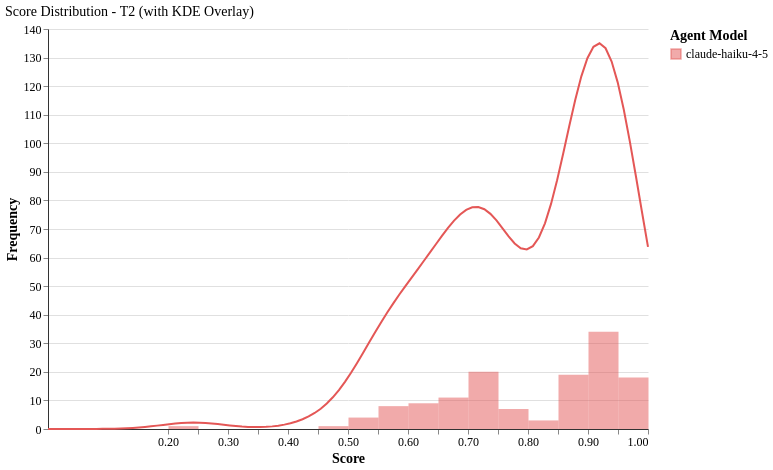

Write the Vega-Lite specification saved for this chart.
### Vega-Lite specification from a JSON file in a GitHub repository (floating-point values rounded to 4 significant figures; data arrays with more than 128 entries replaced by an {"elided": "..."} marker saying what was removed)
{"config": {"font": "serif", "axis": {"labelFontSize": 12, "titleFontSize": 14, "gridColor": "#e0e0e0", "domainColor": "#333333"}, "legend": {"labelFontSize": 12, "titleFontSize": 14}, "title": {"fontSize": 14, "anchor": "start", "fontWeight": "normal"}, "view": {"stroke": null, "continuousWidth": 400, "continuousHeight": 300, "strokeWidth": 0}, "mark": {"tooltip": true}}, "layer": [{"data": {"name": "data-59b1679ac780b3387e1c0a645c153ed9"}, "mark": {"type": "bar", "binSpacing": 0, "opacity": 0.5}, "encoding": {"color": {"field": "agent_model", "scale": {"domain": ["claude-haiku-4-5"], "range": ["#E45756"]}, "title": "Agent Model", "type": "nominal"}, "tooltip": [{"field": "agent_model", "title": "Model", "type": "nominal"}, {"aggregate": "count", "title": "Count", "type": "quantitative"}], "x": {"bin": {"maxbins": 20}, "field": "score", "title": "Score", "type": "quantitative"}, "y": {"aggregate": "count", "title": "Frequency", "type": "quantitative"}}}, {"data": {"name": "data-3b58679a767ae886409f0a88ca0918dd"}, "mark": {"type": "line", "strokeWidth": 2}, "encoding": {"color": {"field": "agent_model", "scale": {"domain": ["claude-haiku-4-5"], "range": ["#E45756"]}, "type": "nominal"}, "x": {"field": "score", "type": "quantitative"}, "y": {"field": "scaled_density", "type": "quantitative"}}}], "data": {"name": "data-59b1679ac780b3387e1c0a645c153ed9"}, "height": 400, "title": "Score Distribution - T2 (with KDE Overlay)", "width": 600, "$schema": "https://vega.github.io/schema/vega-lite/v6.1.0.json", "datasets": {"data-59b1679ac780b3387e1c0a645c153ed9": {"elided": "135 records"}, "data-3b58679a767ae886409f0a88ca0918dd": [{"agent_model": "claude-haiku-4-5", "tier": "T2", "score": 0.0, "density": 2.464e-06, "scaled_density": 0.0001014}, {"agent_model": "claude-haiku-4-5", "tier": "T2", "score": 0.0101, "density": 5.555e-06, "scaled_density": 0.0002285}, {"agent_model": "claude-haiku-4-5", "tier": "T2", "score": 0.0202, "density": 1.21e-05, "scaled_density": 0.0004978}, {"agent_model": "claude-haiku-4-5", "tier": "T2", "score": 0.0303, "density": 2.547e-05, "scaled_density": 0.001048}, {"agent_model": "claude-haiku-4-5", "tier": "T2", "score": 0.0404, "density": 5.178e-05, "scaled_density": 0.00213}, {"agent_model": "claude-haiku-4-5", "tier": "T2", "score": 0.05051, "density": 0.0001017, "scaled_density": 0.004185}, {"agent_model": "claude-haiku-4-5", "tier": "T2", "score": 0.06061, "density": 0.0001931, "scaled_density": 0.007943}, {"agent_model": "claude-haiku-4-5", "tier": "T2", "score": 0.07071, "density": 0.000354, "scaled_density": 0.01456}, {"agent_model": "claude-haiku-4-5", "tier": "T2", "score": 0.08081, "density": 0.0006271, "scaled_density": 0.0258}, {"agent_model": "claude-haiku-4-5", "tier": "T2", "score": 0.09091, "density": 0.001073, "scaled_density": 0.04415}, {"agent_model": "claude-haiku-4-5", "tier": "T2", "score": 0.101, "density": 0.001774, "scaled_density": 0.073}, {"agent_model": "claude-haiku-4-5", "tier": "T2", "score": 0.1111, "density": 0.002835, "scaled_density": 0.1166}, {"agent_model": "claude-haiku-4-5", "tier": "T2", "score": 0.1212, "density": 0.004375, "scaled_density": 0.18}, {"agent_model": "claude-haiku-4-5", "tier": "T2", "score": 0.1313, "density": 0.006523, "scaled_density": 0.2683}, {"agent_model": "claude-haiku-4-5", "tier": "T2", "score": 0.1414, "density": 0.009396, "scaled_density": 0.3866}, {"agent_model": "claude-haiku-4-5", "tier": "T2", "score": 0.1515, "density": 0.01308, "scaled_density": 0.538}, {"agent_model": "claude-haiku-4-5", "tier": "T2", "score": 0.1616, "density": 0.01758, "scaled_density": 0.7233}, {"agent_model": "claude-haiku-4-5", "tier": "T2", "score": 0.1717, "density": 0.02284, "scaled_density": 0.9396}, {"agent_model": "claude-haiku-4-5", "tier": "T2", "score": 0.1818, "density": 0.02866, "scaled_density": 1.179}, {"agent_model": "claude-haiku-4-5", "tier": "T2", "score": 0.1919, "density": 0.03475, "scaled_density": 1.43}, {"agent_model": "claude-haiku-4-5", "tier": "T2", "score": 0.202, "density": 0.04071, "scaled_density": 1.675}, {"agent_model": "claude-haiku-4-5", "tier": "T2", "score": 0.2121, "density": 0.04608, "scaled_density": 1.896}, {"agent_model": "claude-haiku-4-5", "tier": "T2", "score": 0.2222, "density": 0.05038, "scaled_density": 2.073}, {"agent_model": "claude-haiku-4-5", "tier": "T2", "score": 0.2323, "density": 0.05322, "scaled_density": 2.19}, {"agent_model": "claude-haiku-4-5", "tier": "T2", "score": 0.2424, "density": 0.05433, "scaled_density": 2.235}, {"agent_model": "claude-haiku-4-5", "tier": "T2", "score": 0.2525, "density": 0.05359, "scaled_density": 2.205}, {"agent_model": "claude-haiku-4-5", "tier": "T2", "score": 0.2626, "density": 0.05109, "scaled_density": 2.102}, {"agent_model": "claude-haiku-4-5", "tier": "T2", "score": 0.2727, "density": 0.0471, "scaled_density": 1.938}, {"agent_model": "claude-haiku-4-5", "tier": "T2", "score": 0.2828, "density": 0.04204, "scaled_density": 1.729}, {"agent_model": "claude-haiku-4-5", "tier": "T2", "score": 0.2929, "density": 0.03639, "scaled_density": 1.497}, {"agent_model": "claude-haiku-4-5", "tier": "T2", "score": 0.303, "density": 0.0307, "scaled_density": 1.263}, {"agent_model": "claude-haiku-4-5", "tier": "T2", "score": 0.3131, "density": 0.02545, "scaled_density": 1.047}, {"agent_model": "claude-haiku-4-5", "tier": "T2", "score": 0.3232, "density": 0.02107, "scaled_density": 0.867}, {"agent_model": "claude-haiku-4-5", "tier": "T2", "score": 0.3333, "density": 0.01793, "scaled_density": 0.7377}, {"agent_model": "claude-haiku-4-5", "tier": "T2", "score": 0.3434, "density": 0.01629, "scaled_density": 0.6703}, {"agent_model": "claude-haiku-4-5", "tier": "T2", "score": 0.3535, "density": 0.01637, "scaled_density": 0.6733}, {"agent_model": "claude-haiku-4-5", "tier": "T2", "score": 0.3636, "density": 0.01832, "scaled_density": 0.7539}, {"agent_model": "claude-haiku-4-5", "tier": "T2", "score": 0.3737, "density": 0.02233, "scaled_density": 0.9188}, {"agent_model": "claude-haiku-4-5", "tier": "T2", "score": 0.3838, "density": 0.02859, "scaled_density": 1.176}, {"agent_model": "claude-haiku-4-5", "tier": "T2", "score": 0.3939, "density": 0.03734, "scaled_density": 1.536}, {"agent_model": "claude-haiku-4-5", "tier": "T2", "score": 0.404, "density": 0.04894, "scaled_density": 2.013}, {"agent_model": "claude-haiku-4-5", "tier": "T2", "score": 0.4141, "density": 0.06388, "scaled_density": 2.628}, {"agent_model": "claude-haiku-4-5", "tier": "T2", "score": 0.4242, "density": 0.08283, "scaled_density": 3.408}, {"agent_model": "claude-haiku-4-5", "tier": "T2", "score": 0.4343, "density": 0.1066, "scaled_density": 4.386}, {"agent_model": "claude-haiku-4-5", "tier": "T2", "score": 0.4444, "density": 0.1362, "scaled_density": 5.605}, {"agent_model": "claude-haiku-4-5", "tier": "T2", "score": 0.4545, "density": 0.1727, "scaled_density": 7.105}, {"agent_model": "claude-haiku-4-5", "tier": "T2", "score": 0.4646, "density": 0.217, "scaled_density": 8.927}, {"agent_model": "claude-haiku-4-5", "tier": "T2", "score": 0.4747, "density": 0.2698, "scaled_density": 11.1}, {"agent_model": "claude-haiku-4-5", "tier": "T2", "score": 0.4848, "density": 0.3314, "scaled_density": 13.63}, {"agent_model": "claude-haiku-4-5", "tier": "T2", "score": 0.4949, "density": 0.4014, "scaled_density": 16.52}, {"agent_model": "claude-haiku-4-5", "tier": "T2", "score": 0.5051, "density": 0.4789, "scaled_density": 19.7}, {"agent_model": "claude-haiku-4-5", "tier": "T2", "score": 0.5152, "density": 0.5622, "scaled_density": 23.13}, {"agent_model": "claude-haiku-4-5", "tier": "T2", "score": 0.5253, "density": 0.6492, "scaled_density": 26.71}, {"agent_model": "claude-haiku-4-5", "tier": "T2", "score": 0.5354, "density": 0.7378, "scaled_density": 30.35}, {"agent_model": "claude-haiku-4-5", "tier": "T2", "score": 0.5455, "density": 0.8256, "scaled_density": 33.97}, {"agent_model": "claude-haiku-4-5", "tier": "T2", "score": 0.5556, "density": 0.9111, "scaled_density": 37.48}, {"agent_model": "claude-haiku-4-5", "tier": "T2", "score": 0.5657, "density": 0.9931, "scaled_density": 40.86}, {"agent_model": "claude-haiku-4-5", "tier": "T2", "score": 0.5758, "density": 1.071, "scaled_density": 44.07}, {"agent_model": "claude-haiku-4-5", "tier": "T2", "score": 0.5859, "density": 1.146, "scaled_density": 47.15}, {"agent_model": "claude-haiku-4-5", "tier": "T2", "score": 0.596, "density": 1.218, "scaled_density": 50.11}, {"agent_model": "claude-haiku-4-5", "tier": "T2", "score": 0.6061, "density": 1.289, "scaled_density": 53.01}, {"agent_model": "claude-haiku-4-5", "tier": "T2", "score": 0.6162, "density": 1.359, "scaled_density": 55.89}, {"agent_model": "claude-haiku-4-5", "tier": "T2", "score": 0.6263, "density": 1.429, "scaled_density": 58.79}, {"agent_model": "claude-haiku-4-5", "tier": "T2", "score": 0.6364, "density": 1.5, "scaled_density": 61.72}, {"agent_model": "claude-haiku-4-5", "tier": "T2", "score": 0.6465, "density": 1.572, "scaled_density": 64.67}, {"agent_model": "claude-haiku-4-5", "tier": "T2", "score": 0.6566, "density": 1.643, "scaled_density": 67.58}, {"agent_model": "claude-haiku-4-5", "tier": "T2", "score": 0.6667, "density": 1.711, "scaled_density": 70.38}, {"agent_model": "claude-haiku-4-5", "tier": "T2", "score": 0.6768, "density": 1.773, "scaled_density": 72.93}, {"agent_model": "claude-haiku-4-5", "tier": "T2", "score": 0.6869, "density": 1.825, "scaled_density": 75.1}, {"agent_model": "claude-haiku-4-5", "tier": "T2", "score": 0.697, "density": 1.865, "scaled_density": 76.71}, {"agent_model": "claude-haiku-4-5", "tier": "T2", "score": 0.7071, "density": 1.887, "scaled_density": 77.62}, {"agent_model": "claude-haiku-4-5", "tier": "T2", "score": 0.7172, "density": 1.889, "scaled_density": 77.71}, {"agent_model": "claude-haiku-4-5", "tier": "T2", "score": 0.7273, "density": 1.87, "scaled_density": 76.93}, {"agent_model": "claude-haiku-4-5", "tier": "T2", "score": 0.7374, "density": 1.831, "scaled_density": 75.31}, {"agent_model": "claude-haiku-4-5", "tier": "T2", "score": 0.7475, "density": 1.774, "scaled_density": 73.0}, {"agent_model": "claude-haiku-4-5", "tier": "T2", "score": 0.7576, "density": 1.708, "scaled_density": 70.26}, {"agent_model": "claude-haiku-4-5", "tier": "T2", "score": 0.7677, "density": 1.639, "scaled_density": 67.43}, {"agent_model": "claude-haiku-4-5", "tier": "T2", "score": 0.7778, "density": 1.579, "scaled_density": 64.94}, {"agent_model": "claude-haiku-4-5", "tier": "T2", "score": 0.7879, "density": 1.538, "scaled_density": 63.26}, {"agent_model": "claude-haiku-4-5", "tier": "T2", "score": 0.798, "density": 1.527, "scaled_density": 62.83}, {"agent_model": "claude-haiku-4-5", "tier": "T2", "score": 0.8081, "density": 1.556, "scaled_density": 64.01}, {"agent_model": "claude-haiku-4-5", "tier": "T2", "score": 0.8182, "density": 1.63, "scaled_density": 67.04}, {"agent_model": "claude-haiku-4-5", "tier": "T2", "score": 0.8283, "density": 1.75, "scaled_density": 72.0}, {"agent_model": "claude-haiku-4-5", "tier": "T2", "score": 0.8384, "density": 1.915, "scaled_density": 78.78}, {"agent_model": "claude-haiku-4-5", "tier": "T2", "score": 0.8485, "density": 2.116, "scaled_density": 87.05}, {"agent_model": "claude-haiku-4-5", "tier": "T2", "score": 0.8586, "density": 2.341, "scaled_density": 96.33}, {"agent_model": "claude-haiku-4-5", "tier": "T2", "score": 0.8687, "density": 2.576, "scaled_density": 106.0}, {"agent_model": "claude-haiku-4-5", "tier": "T2", "score": 0.8788, "density": 2.801, "scaled_density": 115.3}, {"agent_model": "claude-haiku-4-5", "tier": "T2", "score": 0.8889, "density": 3.0, "scaled_density": 123.4}, {"agent_model": "claude-haiku-4-5", "tier": "T2", "score": 0.899, "density": 3.155, "scaled_density": 129.8}, {"agent_model": "claude-haiku-4-5", "tier": "T2", "score": 0.9091, "density": 3.252, "scaled_density": 133.8}, {"agent_model": "claude-haiku-4-5", "tier": "T2", "score": 0.9192, "density": 3.281, "scaled_density": 135.0}, {"agent_model": "claude-haiku-4-5", "tier": "T2", "score": 0.9293, "density": 3.239, "scaled_density": 133.3}, {"agent_model": "claude-haiku-4-5", "tier": "T2", "score": 0.9394, "density": 3.126, "scaled_density": 128.6}, {"agent_model": "claude-haiku-4-5", "tier": "T2", "score": 0.9495, "density": 2.949, "scaled_density": 121.3}, {"agent_model": "claude-haiku-4-5", "tier": "T2", "score": 0.9596, "density": 2.718, "scaled_density": 111.8}, {"agent_model": "claude-haiku-4-5", "tier": "T2", "score": 0.9697, "density": 2.447, "scaled_density": 100.7}, {"agent_model": "claude-haiku-4-5", "tier": "T2", "score": 0.9798, "density": 2.152, "scaled_density": 88.53}, {"agent_model": "claude-haiku-4-5", "tier": "T2", "score": 0.9899, "density": 1.848, "scaled_density": 76.03}, {"agent_model": "claude-haiku-4-5", "tier": "T2", "score": 1.0, "density": 1.55, "scaled_density": 63.75}]}}
